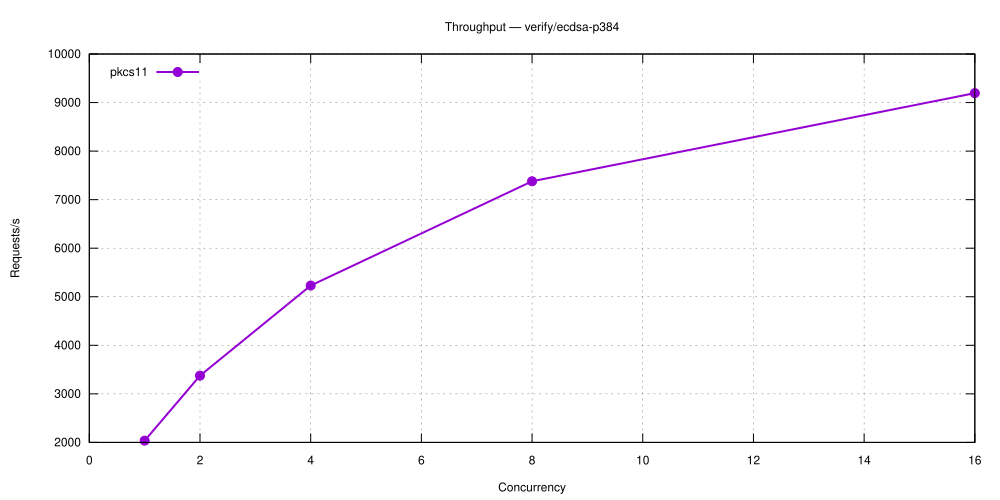

gnuplot code for this plot:
set terminal svg size 1000,500 enhanced font 'Helvetica,12'
set output 'verify_ecdsa-p384.svg'
set title 'Throughput — verify/ecdsa-p384'
set grid
set xlabel 'Concurrency'
set ylabel 'Requests/s'
set key top left
plot 'verify_ecdsa-p384-5.28.0-pkcs11.dat' using 1:2 with linespoints lw 2 pt 7 title 'pkcs11'
